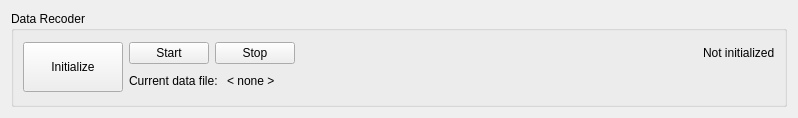
<?xml version="1.0" encoding="UTF-8"?>
<ui version="4.0">
 <class>Form</class>
 <widget class="QWidget" name="Form">
  <property name="geometry">
   <rect>
    <x>0</x>
    <y>0</y>
    <width>798</width>
    <height>118</height>
   </rect>
  </property>
  <property name="minimumSize">
   <size>
    <width>0</width>
    <height>100</height>
   </size>
  </property>
  <property name="windowTitle">
   <string>Form</string>
  </property>
  <layout class="QHBoxLayout" name="horizontalLayout">
   <item>
    <widget class="QGroupBox" name="grpBoxDataRecorder">
     <property name="title">
      <string>Data Recoder</string>
     </property>
     <layout class="QGridLayout" name="gridLayout_2">
      <item row="0" column="3">
       <layout class="QVBoxLayout" name="verticalLayout_2">
        <item alignment="Qt::AlignRight">
         <widget class="QLabel" name="lblStatusRecorder">
          <property name="text">
           <string>Not initialized</string>
          </property>
         </widget>
        </item>
        <item alignment="Qt::AlignRight|Qt::AlignTop">
         <widget class="QLabel" name="lblMessageRecorder">
          <property name="text">
           <string>&lt;Message&gt;</string>
          </property>
         </widget>
        </item>
       </layout>
      </item>
      <item row="0" column="1">
       <layout class="QVBoxLayout" name="verticalLayout">
        <item>
         <layout class="QHBoxLayout" name="horizontalLayout_2">
          <item>
           <widget class="QPushButton" name="btnStartRecorder">
            <property name="text">
             <string>Start</string>
            </property>
           </widget>
          </item>
          <item>
           <widget class="QPushButton" name="btnStopRecorder">
            <property name="text">
             <string>Stop</string>
            </property>
           </widget>
          </item>
         </layout>
        </item>
        <item>
         <layout class="QHBoxLayout" name="horizontalLayout_3">
          <item>
           <widget class="QLabel" name="lblCurrentDataFile">
            <property name="text">
             <string>Current data file: </string>
            </property>
           </widget>
          </item>
          <item>
           <widget class="QLabel" name="lblDataFilename">
            <property name="text">
             <string>&lt; none &gt;</string>
            </property>
           </widget>
          </item>
         </layout>
        </item>
       </layout>
      </item>
      <item row="0" column="0">
       <widget class="QPushButton" name="btnInitialize">
        <property name="minimumSize">
         <size>
          <width>100</width>
          <height>50</height>
         </size>
        </property>
        <property name="text">
         <string>Initialize</string>
        </property>
       </widget>
      </item>
      <item row="0" column="2">
       <spacer name="horizontalSpacer">
        <property name="orientation">
         <enum>Qt::Horizontal</enum>
        </property>
        <property name="sizeHint" stdset="0">
         <size>
          <width>40</width>
          <height>20</height>
         </size>
        </property>
       </spacer>
      </item>
     </layout>
    </widget>
   </item>
  </layout>
 </widget>
 <resources/>
 <connections/>
</ui>
